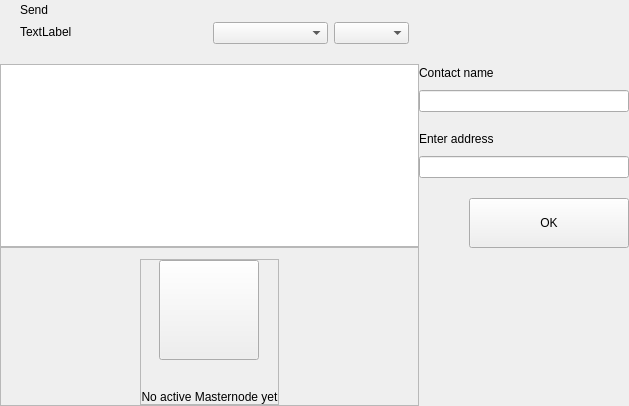
<?xml version="1.0" encoding="UTF-8"?>
<ui version="4.0">
 <class>AddressesWidget</class>
 <widget class="QWidget" name="AddressesWidget">
  <property name="geometry">
   <rect>
    <x>0</x>
    <y>0</y>
    <width>629</width>
    <height>406</height>
   </rect>
  </property>
  <property name="windowTitle">
   <string>Form</string>
  </property>
  <layout class="QHBoxLayout" name="horizontalLayout_2" stretch="2,1">
   <property name="spacing">
    <number>0</number>
   </property>
   <property name="leftMargin">
    <number>0</number>
   </property>
   <property name="topMargin">
    <number>0</number>
   </property>
   <property name="rightMargin">
    <number>0</number>
   </property>
   <property name="bottomMargin">
    <number>0</number>
   </property>
   <item>
    <widget class="QWidget" name="left" native="true">
     <layout class="QVBoxLayout" name="verticalLayout_3">
      <property name="leftMargin">
       <number>0</number>
      </property>
      <property name="topMargin">
       <number>0</number>
      </property>
      <property name="rightMargin">
       <number>0</number>
      </property>
      <property name="bottomMargin">
       <number>0</number>
      </property>
      <item>
       <layout class="QVBoxLayout" name="verticalLayout_21">
        <property name="spacing">
         <number>0</number>
        </property>
        <item>
         <layout class="QHBoxLayout" name="horizontalLayout_3">
          <property name="spacing">
           <number>0</number>
          </property>
          <property name="leftMargin">
           <number>20</number>
          </property>
          <property name="rightMargin">
           <number>10</number>
          </property>
          <item>
           <layout class="QVBoxLayout" name="verticalLayout_8">
            <property name="spacing">
             <number>5</number>
            </property>
            <item>
             <widget class="QLabel" name="labelTitle">
              <property name="text">
               <string>Send</string>
              </property>
             </widget>
            </item>
            <item alignment="Qt::AlignTop">
             <widget class="QLabel" name="labelSubtitle1">
              <property name="text">
               <string>TextLabel</string>
              </property>
             </widget>
            </item>
           </layout>
          </item>
          <item>
           <spacer name="horizontalSpacer11">
            <property name="orientation">
             <enum>Qt::Horizontal</enum>
            </property>
            <property name="sizeHint" stdset="0">
             <size>
              <width>60</width>
              <height>20</height>
             </size>
            </property>
           </spacer>
          </item>
           <item>
           <widget class="QWidget" name="sortWidget" native="true">
            <layout class="QHBoxLayout" name="horizontalLayout_6">
             <property name="leftMargin">
              <number>0</number>
             </property>
             <property name="topMargin">
              <number>22</number>
             </property>
             <property name="rightMargin">
              <number>0</number>
             </property>
             <property name="bottomMargin">
              <number>0</number>
             </property>
             <item>
              <widget class="QComboBox" name="comboBoxSort">
               <property name="sizePolicy">
                <sizepolicy hsizetype="Preferred" vsizetype="Fixed">
                 <horstretch>0</horstretch>
                 <verstretch>0</verstretch>
                </sizepolicy>
               </property>
               <property name="minimumSize">
                <size>
                 <width>115</width>
                 <height>0</height>
                </size>
               </property>
              </widget>
             </item>
             <item>
              <widget class="QComboBox" name="comboBoxSortOrder">
               <property name="sizePolicy">
                <sizepolicy hsizetype="Preferred" vsizetype="Fixed">
                 <horstretch>0</horstretch>
                 <verstretch>0</verstretch>
                </sizepolicy>
               </property>
               <property name="minimumSize">
                <size>
                 <width>75</width>
                 <height>0</height>
                </size>
               </property>
              </widget>
             </item>
            </layout>
           </widget>
          </item>
         </layout>
        </item>
        <item>
         <layout class="QVBoxLayout" name="verticalLayout_6"/>
        </item>
        <item>
         <spacer name="verticalSpacer_4">
          <property name="orientation">
           <enum>Qt::Vertical</enum>
          </property>
          <property name="sizeType">
           <enum>QSizePolicy::Fixed</enum>
          </property>
          <property name="sizeHint" stdset="0">
           <size>
            <width>20</width>
            <height>20</height>
           </size>
          </property>
         </spacer>
        </item>
        <item>
         <widget class="QListView" name="listAddresses">
          <property name="mouseTracking">
           <bool>true</bool>
          </property>
         </widget>
        </item>
        <item>
         <widget class="QFrame" name="emptyContainer">
          <property name="minimumSize">
           <size>
            <width>0</width>
            <height>100</height>
           </size>
          </property>
          <property name="frameShape">
           <enum>QFrame::StyledPanel</enum>
          </property>
          <property name="frameShadow">
           <enum>QFrame::Raised</enum>
          </property>
          <layout class="QVBoxLayout" name="verticalLayout_7" stretch="1,8">
           <property name="spacing">
            <number>0</number>
           </property>
           <property name="leftMargin">
            <number>0</number>
           </property>
           <property name="topMargin">
            <number>0</number>
           </property>
           <property name="rightMargin">
            <number>0</number>
           </property>
           <property name="bottomMargin">
            <number>0</number>
           </property>
           <item>
            <spacer name="verticalSpacer">
             <property name="orientation">
              <enum>Qt::Vertical</enum>
             </property>
             <property name="sizeHint" stdset="0">
              <size>
               <width>20</width>
               <height>20</height>
              </size>
             </property>
            </spacer>
           </item>
           <item alignment="Qt::AlignHCenter|Qt::AlignVCenter">
            <widget class="QFrame" name="emptyScreen">
             <property name="sizePolicy">
              <sizepolicy hsizetype="Expanding" vsizetype="Expanding">
               <horstretch>0</horstretch>
               <verstretch>0</verstretch>
              </sizepolicy>
             </property>
             <property name="frameShape">
              <enum>QFrame::StyledPanel</enum>
             </property>
             <property name="frameShadow">
              <enum>QFrame::Raised</enum>
             </property>
             <layout class="QVBoxLayout" name="verticalLayout">
              <property name="spacing">
               <number>30</number>
              </property>
              <property name="leftMargin">
               <number>0</number>
              </property>
              <property name="topMargin">
               <number>0</number>
              </property>
              <property name="rightMargin">
               <number>0</number>
              </property>
              <property name="bottomMargin">
               <number>0</number>
              </property>
              <item alignment="Qt::AlignHCenter|Qt::AlignVCenter">
               <widget class="QPushButton" name="pushImgEmpty">
                <property name="minimumSize">
                 <size>
                  <width>100</width>
                  <height>100</height>
                 </size>
                </property>
                <property name="maximumSize">
                 <size>
                  <width>100</width>
                  <height>100</height>
                 </size>
                </property>
                <property name="text">
                 <string/>
                </property>
                <property name="iconSize">
                 <size>
                  <width>100</width>
                  <height>100</height>
                 </size>
                </property>
               </widget>
              </item>
              <item alignment="Qt::AlignHCenter|Qt::AlignVCenter">
               <widget class="QLabel" name="labelEmpty">
                <property name="styleSheet">
                 <string notr="true"/>
                </property>
                <property name="text">
                 <string>No active Masternode yet</string>
                </property>
                <property name="alignment">
                 <set>Qt::AlignCenter</set>
                </property>
               </widget>
              </item>
             </layout>
            </widget>
           </item>
          </layout>
         </widget>
        </item>
       </layout>
      </item>
     </layout>
    </widget>
   </item>
   <item>
    <widget class="QWidget" name="right" native="true">
     <layout class="QVBoxLayout" name="verticalLayout_5">
      <property name="leftMargin">
       <number>0</number>
      </property>
      <property name="topMargin">
       <number>0</number>
      </property>
      <property name="rightMargin">
       <number>0</number>
      </property>
      <property name="bottomMargin">
       <number>0</number>
      </property>
      <item>
       <layout class="QVBoxLayout" name="verticalLayout_4">
        <property name="spacing">
         <number>6</number>
        </property>
        <item>
         <widget class="OptionButton" name="btnAddContact" native="true">
          <property name="minimumSize">
           <size>
            <width>0</width>
            <height>50</height>
           </size>
          </property>
         </widget>
        </item>
        <item>
         <widget class="QWidget" name="layoutNewContact" native="true">
          <layout class="QVBoxLayout" name="verticalLayout_71">
           <property name="spacing">
            <number>0</number>
           </property>
           <property name="leftMargin">
            <number>0</number>
           </property>
           <property name="topMargin">
            <number>10</number>
           </property>
           <property name="rightMargin">
            <number>0</number>
           </property>
           <property name="bottomMargin">
            <number>20</number>
           </property>
           <item>
            <layout class="QVBoxLayout" name="verticalLayout11">
             <property name="spacing">
              <number>10</number>
             </property>
             <item>
              <widget class="QLabel" name="labelName">
               <property name="text">
                <string>Contact name</string>
               </property>
              </widget>
             </item>
             <item>
              <widget class="QLineEdit" name="lineEditName"/>
             </item>
            </layout>
           </item>
           <item>
            <spacer name="verticalSpacer_3">
             <property name="orientation">
              <enum>Qt::Vertical</enum>
             </property>
             <property name="sizeType">
              <enum>QSizePolicy::Minimum</enum>
             </property>
             <property name="sizeHint" stdset="0">
              <size>
               <width>20</width>
               <height>20</height>
              </size>
             </property>
            </spacer>
           </item>
           <item>
            <layout class="QVBoxLayout" name="verticalLayout_2">
             <property name="spacing">
              <number>10</number>
             </property>
             <item>
              <widget class="QLabel" name="labelAddress">
               <property name="text">
                <string>Enter address</string>
               </property>
              </widget>
             </item>
             <item>
              <widget class="QLineEdit" name="lineEditAddress"/>
             </item>
            </layout>
           </item>
           <item>
            <spacer name="verticalSpacer_2">
             <property name="orientation">
              <enum>Qt::Vertical</enum>
             </property>
             <property name="sizeType">
              <enum>QSizePolicy::Fixed</enum>
             </property>
             <property name="sizeHint" stdset="0">
              <size>
               <width>20</width>
               <height>20</height>
              </size>
             </property>
            </spacer>
           </item>
           <item>
            <layout class="QHBoxLayout" name="horizontalLayout">
             <property name="spacing">
              <number>0</number>
             </property>
             <item>
              <spacer name="horizontalSpacer_3">
               <property name="orientation">
                <enum>Qt::Horizontal</enum>
               </property>
               <property name="sizeHint" stdset="0">
                <size>
                 <width>40</width>
                 <height>20</height>
                </size>
               </property>
              </spacer>
             </item>
             <item>
              <widget class="QPushButton" name="btnSave">
               <property name="minimumSize">
                <size>
                 <width>160</width>
                 <height>50</height>
                </size>
               </property>
               <property name="text">
                <string>OK</string>
               </property>
              </widget>
             </item>
            </layout>
           </item>
          </layout>
         </widget>
        </item>
        <item>
         <spacer name="verticalSpacer_5">
          <property name="orientation">
           <enum>Qt::Vertical</enum>
          </property>
          <property name="sizeHint" stdset="0">
           <size>
            <width>20</width>
            <height>40</height>
           </size>
          </property>
         </spacer>
        </item>
       </layout>
      </item>
     </layout>
    </widget>
   </item>
  </layout>
 </widget>
 <customwidgets>
  <customwidget>
   <class>OptionButton</class>
   <extends>QWidget</extends>
   <header>qt/dogecash/optionbutton.h</header>
   <container>1</container>
  </customwidget>
 </customwidgets>
 <resources/>
 <connections/>
</ui>
